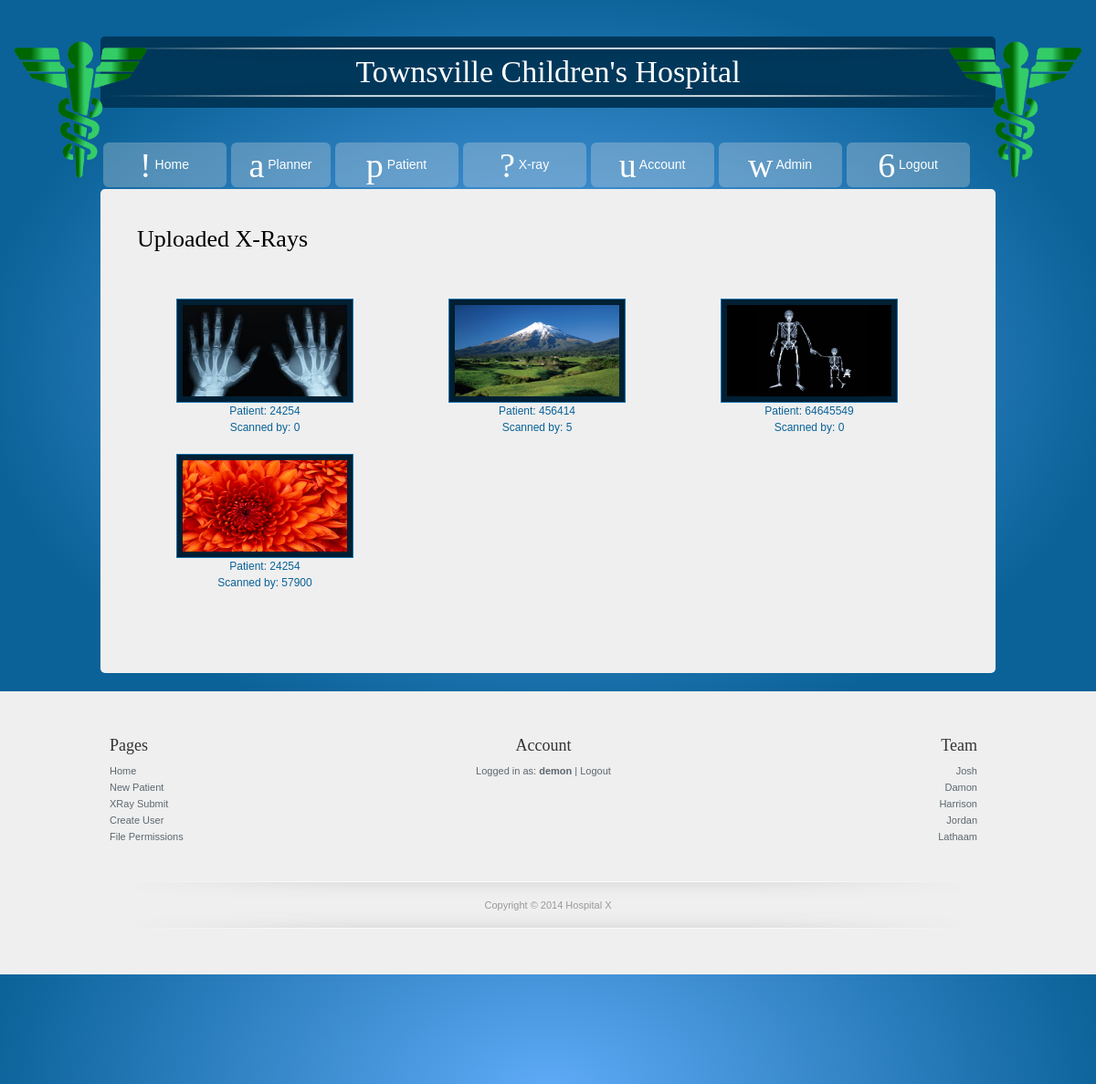
Screenshot of /xrayView.php (signed in) with the database file from the repository.
### tables this page shows
CREATE TABLE IF NOT EXISTS `xray` (
  `XrayFileId` decimal(10,0) NOT NULL,
  `Xray` varchar(255) NOT NULL,
  `PatientID` int(11) NOT NULL,
  `StaffID` decimal(6,0) NOT NULL,
  `XrayDate` date NOT NULL,
  PRIMARY KEY (`XrayFileId`),
  KEY `StaffID` (`StaffID`)
);

### functions.php (called while the page is built, shortened)
<?php
	function singleSQL($sql, $mysqli){
		$p = mysqli_query($mysqli,$sql);
		$result = 0;
		if($p != NULL){
			$t = mysqli_fetch_array($p,MYSQLI_BOTH);
			$result = $t[0];
		}
		return $result;
	}
	function multiSQL($sql, $mysqli){
		$p = mysqli_query($mysqli,$sql);
		if($p != NULL){
			return $p;
		}
		else{
			return 0;
		}
	}
	function checkFilePermission($file, $mysqli){
		$file = basename($file, '.php');
		if(isset($_SESSION['User'])){
			$user = $_SESSION['User'];
			$t = singleSQL("SELECT Access FROM filepermissions WHERE FileName='$file'",$mysqli);
			$reqCodes = explode(",",$t);
			$t = singleSQL("SELECT AccessCode FROM users WHERE Username='$user'",$mysqli);
			$userCodes = explode(",",$t);
			if(in_array("SA", $userCodes) || in_array("AA", $reqCodes)){ return true; }
			return false;
		}
		return false;
	}
	function checkPermission($code, $mysqli){
		$user = $_SESSION['User'];
		$t = singleSQL("SELECT AccessCode FROM users WHERE Username='$user'", $mysqli);
		$code = explode(",",$code);
		$userCodes = explode(",",$t);
		if(in_array("SA", $userCodes) || in_array("AA", $code)){ return true; }
		return false;
	}
?>

### xrayView.php (the view)
<?php
	include 'header.php';
	if(checkFilePermission(__FILE__, $mysqli)){
?>
			<h2>Uploaded X-Rays</h2>
            <div class="clear h20"></div>
        	<ul id="gallery" class="nobullet">
				<?php
					$s = multiSQL("SELECT Xray, PatientID, StaffID FROM xray",$mysqli);
					while($rows = mysqli_fetch_array($s,MYSQLI_BOTH)){
						echo '<li><a href="./xrays/' . $rows['Xray'] . '"><img src="./xrays/' . $rows['Xray'] . '" width="180" height="100" class="img_border img_border_b" />
                    </a><br>Patient: ' . $rows['PatientID'] . '<br>Scanned by: ' . $rows['StaffID']  . '</li>';
					}
				?>
                </ul>
            <div class="clear h20"></div>
<?php } else { include 'permissionDenied.html'; } ?>
<?php include 'footer.php'; ?>

### header.php (shortened to what this page needs)
<?php
	include 'connection_include.php';
	include 'functions.php';
?>
<!DOCTYPE html PUBLIC "-//W3C//DTD XHTML 1.0 Transitional//EN" "http://www.w3.org/TR/xhtml1/DTD/xhtml1-transitional.dtd">
<html xmlns="http://www.w3.org/1999/xhtml">
<head>
<link rel="stylesheet" href="style.css" />
<link href="iconic.css" media="screen" rel="stylesheet" type="text/css" />
</head>
<body>
<?php if(checkFilePermission(__FILE__, $mysqli)){ ?>
	<div id="health_wrapper">
	<div class="HealthIcon" id="HIl"></div>
	<div class="HealthIcon" id="HIr"></div>
	<div id="header"><h1> Townsville Children's Hospital </h1></div>
		<nav>
			<ul class="menu">
				<?php if(checkPermission("DD,TT", $mysqli)){ ?>
					<li class='main'><a href="./"><span class="iconic home"></span> Home</a></li>
					<li><a href="#"><span class="iconic calendar"></span> Planner</a>
					</li>
				<?php } ?>
				<?php if(checkPermission("RR,NN,DD,SA", $mysqli)){ ?>
					<li class='main'><a href="#"><span class="iconic pencil"></span> Patient</a>
					</li>
				<?php } ?>
				<?php if(checkPermission("TT,SA", $mysqli)){ ?>
					<li class='main'><a href="#"><span class="iconic image"></span> X-ray</a>
					</li>
				<?php } ?>
					<li class='main'><a href="#"><span class="iconic user"></span> Account</a>
					</li>
				<?php if(checkPermission("HA", $mysqli)){ ?>
					<li class='main'><a href="#"><span class="iconic cog"></span> Admin</a>
					</li>
				<?php } ?>
					<li class='main'>
						<a href='logout.php'><span class='iconic logout'>6</span> Logout</a>
					</li>
			</ul>
		</nav>
		<div id="health_main">
    	<div id="health_content" class="left">
            <div class="content_wrapper content_mb_30">
<?php }else{
			echo "<script >window.location='login.php'</script>";
		}
 ?>

### footer.php (shortened to what this page needs)
			</div>
			</div>
		</div>
	</div>
	<div id="health_footer_wrapper">
		<div id="health_footer">
			<div class="col_3">
				<h4>Pages</h4>
				<ul class="nobullet bottom_list">
					<li><a href="./">Home</a></li>
					<li><a href="./newPatient.php">New Patient</a></li>
					<li><a href="./xraySubmit.php">XRay Submit</a></li>
					<li><a href="./createUser.php">Create User</a></li>
					<li><a href="./filePermissions.php">File Permissions</a></li>
				</ul>
			</div>
			<div class="col_3">
				<center>
					<h4>Account</h4>
					<?php if(isset($_SESSION['User'])) echo "Logged in as: <strong>" . $_SESSION['User'] . "</strong> | <a href='logout.php'>Logout</a>"; else echo '<a href="userAuth.php">Log in/signup</a>'; ?>
				</center>
			</div>
			<div class="col_3 rightA">
				<h4>Team</h4>
				<ul class="nobullet bottom_list">
					<li>Josh</li>
					<li>Damon</li>
					<li>Harrison</li>
					<li>Jordan</li>
					<li>Lathaam</li>
				</ul>
			</div>
			<div id="health_copyright">
				Copyright © 2014 Hospital X
			</div>
		</div>
	</div>
</body>
</html>

### style.css (style rules this page uses)
* { margin:0; padding:0; }
body { margin: 0; padding: 20px 0 0 0; color: #ccc; font-family: Verdana, Arial, Helvetica, sans-serif; font-size: 12px; line-height: 18px; background: -moz-radial-gradient(center, ellipse cover, #60abf8 0%, #0a6298 74%); background: -webkit-gradient(radial, center center, 0px, center center, 100%, color-stop(0%,#60abf8), color-stop(74%,#0a6298)); background: -webkit-radial-gradient(center, ellipse cover, #60abf8 0%,#0a6298 74%); background: -o-radial-gradient(center, ellipse cover, #60abf8 0%,#0a6298 74%); background: -ms-radial-gradient(center, ellipse cover, #60abf8 0%,#0a6298 74%); background: radial-gradient(ellipse at center, #60abf8 0%,#0a6298 74%); filter: progid:DXImageTransform.Microsoft.gradient( startColorstr='#60abf8', endColorstr='#0a6298',GradientType=1 ); }
#header { width:100%; background: #00385b; border-radius:5px; }
#header h1 { text-align:center; color: white; padding:30px 40px; background: url(images/health_copyright.png) center; }
.HealthIcon { background-image: url(images/HealthIcon.png); background-repeat: no-repeat; background-position: center top; background-size: contain; width:13%; height:100%; position:absolute; }
#HIl { left:10px; top:40px; }
#HIr { right:10px; top:40px; }
nav { border-radius: 6px; position: relative; }
nav ul { list-style-type: none; }
.menu li { float: left; position: relative; background:rgba(220,220,220,0.3); margin:2.5px; border-radius:6px; text-align:center; }
.main { width:135px; }
.menu li a { color: #fff; display: block; font-size: 14px; line-height: 20px; padding: 6px 12px; margin: 8px 8px; vertical-align: middle; text-decoration: none; }
h1, h2, h3, h4, h5, h6 { color:#000; font-weight:400; padding: 0; margin: 0 0 10px 0; font-family: Georgia, "Times New Roman", Times, serif; }
h1 { font-size:34px; margin-bottom: 35px }
h2 { font-size:26px; margin-bottom: 30px; line-height: 30px; }
h4 { font-size:18px }
.left { float:left }
.clear { clear: both }
.h20 { height: 20px }
img { margin: 0; padding: 0; border: 0; }
.img_border { border: 1px solid #136fa8; background: #001f33; }
.img_border_b { padding: 6px }
a:link, a:visited { text-decoration: none }
ul.nobullet { margin: 0; padding: 0; list-style: none }
ul.nobullet li { margin: 0; padding: 0 }
.content_wrapper { overflow: hidden; width: 100% }
.content_mb_30 { margin-bottom: 30px }
.col_3 { width:290px; }
.col_3 { margin: 0 20px 0 20px; }
.left { float:left; }
.col_2, .col_3, .col_4, .col_23, .col_34 { float:left; }
.rightA { text-align: right; }
#health_wrapper { width: 980px; margin: 0 auto; padding: 20px 10px 0; }
#health_main { color:#0a6298; margin: 20px 0 20px 0; background-color:#efefef; border-radius:5px; padding:20px 40px; overflow: auto; width:900px; }
#health_content { width: 100%; padding-top: 20px; }
#health_footer_wrapper { clear: both; width: 100%; background: #efefef; }
#health_footer { width: 1000px; margin: 0 auto; padding: 50px 0 50px 0; }
#gallery li { display: block; float: left; margin: 0 18px 20px 0; padding: 0; width: 280px; position: relative; text-align:center; }
#health_footer { color: #5d676e; font-size: 11px; }
#health_footer a { color: #5d676e; }
#health_footer h4 { color: #333333 }
#health_copyright { margin: 40px auto auto auto; color: #999999; text-align: center; width: 900px; height: 52px; line-height: 52px; background: url(images/health_copyright.png) center }

### rows the page displays
xray: Xray (picture), PatientID "24254", StaffID "0"
xray: Xray (picture), PatientID "456414", StaffID "5"
xray: Xray (picture), PatientID "64645549", StaffID "0"
xray: Xray (picture), PatientID "24254", StaffID "57900"

### other values shown
$_SESSION['User'] "demon"
